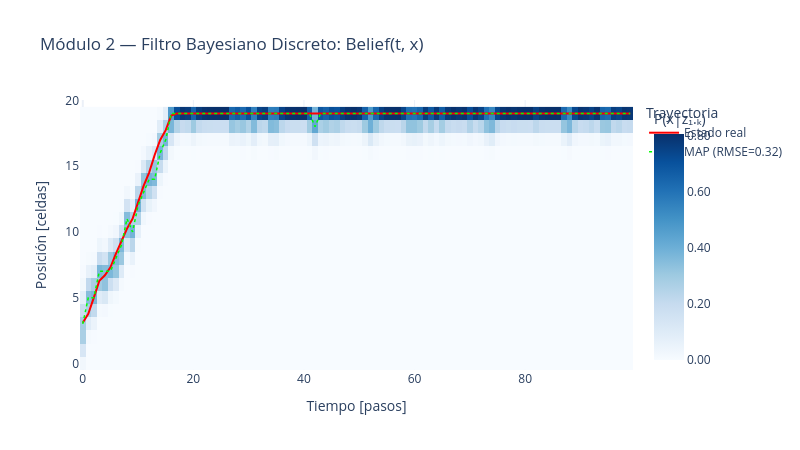

Notebook code for this chart:
### Code cell
# Visualización Plotly — mapa de calor belief(t, x) mostrando convergencia
fig = go.Figure()

# Mapa de calor de la creencia a lo largo del tiempo
fig.add_trace(go.Heatmap(
    z=history_belief.T,        # shape (N_POSICIONES, T_PASOS)
    x=np.arange(T_PASOS),
    y=GRILLA,
    colorscale="Blues",
    colorbar=dict(title="P(x|z₁:ₖ)", tickformat=".2f"),
    name="Belief",
))

# Estado real
fig.add_trace(go.Scatter(
    x=np.arange(T_PASOS),
    y=estados_reales,
    mode="lines",
    name="Estado real",
    line=dict(color="red", width=2),
))

# Estimado MAP
fig.add_trace(go.Scatter(
    x=np.arange(T_PASOS),
    y=estimados_student,
    mode="lines",
    name=f"MAP (RMSE={rmse_student:.2f})",
    line=dict(color="lime", width=1.5, dash="dot"),
))

fig.update_layout(
    title="Módulo 2 — Filtro Bayesiano Discreto: Belief(t, x)",
    xaxis_title="Tiempo [pasos]",
    yaxis_title="Posición [celdas]",
    legend_title="Trayectoria",
    template="plotly_white",
    width=800, height=450,
)
fig.show()

### Figure 1 — Plotly figure (JSON) as saved in the notebook; plotly's stock layout.template omitted (floating-point values rounded to 4 significant figures; data arrays with more than 128 entries replaced by an {"elided": "..."} marker saying what was removed)
{"data": [{"colorbar": {"tickformat": ".2f", "title": {"text": "P(x|z₁:ₖ)"}}, "colorscale": [[0.0, "rgb(247,251,255)"], [0.125, "rgb(222,235,247)"], [0.25, "rgb(198,219,239)"], [0.375, "rgb(158,202,225)"], [0.5, "rgb(107,174,214)"], [0.625, "rgb(66,146,198)"], [0.75, "rgb(33,113,181)"], [0.875, "rgb(8,81,156)"], [1.0, "rgb(8,48,107)"]], "name": "Belief", "type": "heatmap", "x": [0, 1, 2, 3, 4, 5, 6, 7, 8, 9, 10, 11, 12, 13, 14, 15, 16, 17, 18, 19, 20, 21, 22, 23, 24, 25, 26, 27, 28, 29, 30, 31, 32, 33, 34, 35, 36, 37, 38, 39, 40, 41, 42, 43, 44, 45, 46, 47, 48, 49, 50, 51, 52, 53, 54, 55, 56, 57, 58, 59, 60, 61, 62, 63, 64, 65, 66, 67, 68, 69, 70, 71, 72, 73, 74, 75, 76, 77, 78, 79, 80, 81, 82, 83, 84, 85, 86, 87, 88, 89, 90, 91, 92, 93, 94, 95, 96, 97, 98, 99], "y": [0.0, 1.0, 2.0, 3.0, 4.0, 5.0, 6.0, 7.0, 8.0, 9.0, 10.0, 11.0, 12.0, 13.0, 14.0, 15.0, 16.0, 17.0, 18.0, 19.0], "z": {"elided": "20x100 float values"}}, {"line": {"color": "red", "width": 2}, "mode": "lines", "name": "Estado real", "type": "scatter", "x": [0, 1, 2, 3, 4, 5, 6, 7, 8, 9, 10, 11, 12, 13, 14, 15, 16, 17, 18, 19, 20, 21, 22, 23, 24, 25, 26, 27, 28, 29, 30, 31, 32, 33, 34, 35, 36, 37, 38, 39, 40, 41, 42, 43, 44, 45, 46, 47, 48, 49, 50, 51, 52, 53, 54, 55, 56, 57, 58, 59, 60, 61, 62, 63, 64, 65, 66, 67, 68, 69, 70, 71, 72, 73, 74, 75, 76, 77, 78, 79, 80, 81, 82, 83, 84, 85, 86, 87, 88, 89, 90, 91, 92, 93, 94, 95, 96, 97, 98, 99], "y": [3.091, 3.779, 5.005, 6.287, 6.701, 7.311, 8.349, 9.254, 10.25, 10.99, 12.26, 13.49, 14.51, 15.85, 16.99, 17.73, 18.84, 19.0, 19.0, 19.0, 19.0, 19.0, 19.0, 19.0, 19.0, 19.0, 19.0, 19.0, 19.0, 19.0, 19.0, 19.0, 19.0, 19.0, 19.0, 19.0, 19.0, 19.0, 19.0, 19.0, 19.0, 19.0, 19.0, 19.0, 19.0, 19.0, 19.0, 19.0, 19.0, 19.0, 19.0, 19.0, 19.0, 19.0, 19.0, 19.0, 19.0, 19.0, 19.0, 19.0, 19.0, 19.0, 19.0, 19.0, 19.0, 19.0, 19.0, 19.0, 19.0, 19.0, 19.0, 19.0, 19.0, 19.0, 19.0, 19.0, 19.0, 19.0, 19.0, 19.0, 19.0, 19.0, 19.0, 19.0, 19.0, 19.0, 19.0, 19.0, 19.0, 19.0, 19.0, 19.0, 19.0, 19.0, 19.0, 19.0, 19.0, 19.0, 19.0, 19.0]}, {"line": {"color": "lime", "dash": "dot", "width": 1.5}, "mode": "lines", "name": "MAP (RMSE=0.32)", "type": "scatter", "x": [0, 1, 2, 3, 4, 5, 6, 7, 8, 9, 10, 11, 12, 13, 14, 15, 16, 17, 18, 19, 20, 21, 22, 23, 24, 25, 26, 27, 28, 29, 30, 31, 32, 33, 34, 35, 36, 37, 38, 39, 40, 41, 42, 43, 44, 45, 46, 47, 48, 49, 50, 51, 52, 53, 54, 55, 56, 57, 58, 59, 60, 61, 62, 63, 64, 65, 66, 67, 68, 69, 70, 71, 72, 73, 74, 75, 76, 77, 78, 79, 80, 81, 82, 83, 84, 85, 86, 87, 88, 89, 90, 91, 92, 93, 94, 95, 96, 97, 98, 99], "y": [3.0, 5.0, 5.0, 7.0, 7.0, 7.0, 8.0, 9.0, 11.0, 10.0, 12.0, 13.0, 14.0, 14.0, 16.0, 17.0, 19.0, 19.0, 19.0, 19.0, 19.0, 19.0, 19.0, 19.0, 19.0, 19.0, 19.0, 19.0, 19.0, 19.0, 19.0, 19.0, 19.0, 19.0, 19.0, 19.0, 19.0, 19.0, 19.0, 19.0, 19.0, 19.0, 18.0, 19.0, 19.0, 19.0, 19.0, 19.0, 19.0, 19.0, 19.0, 19.0, 19.0, 19.0, 19.0, 19.0, 19.0, 19.0, 19.0, 19.0, 19.0, 19.0, 19.0, 19.0, 19.0, 19.0, 19.0, 19.0, 19.0, 19.0, 19.0, 19.0, 19.0, 19.0, 19.0, 19.0, 19.0, 19.0, 19.0, 19.0, 19.0, 19.0, 19.0, 19.0, 19.0, 19.0, 19.0, 19.0, 19.0, 19.0, 19.0, 19.0, 19.0, 19.0, 19.0, 19.0, 19.0, 19.0, 19.0, 19.0]}], "layout": {"height": 450, "legend": {"title": {"text": "Trayectoria"}}, "title": {"text": "Módulo 2 — Filtro Bayesiano Discreto: Belief(t, x)"}, "width": 800, "xaxis": {"title": {"text": "Tiempo [pasos]"}}, "yaxis": {"title": {"text": "Posición [celdas]"}}}}
